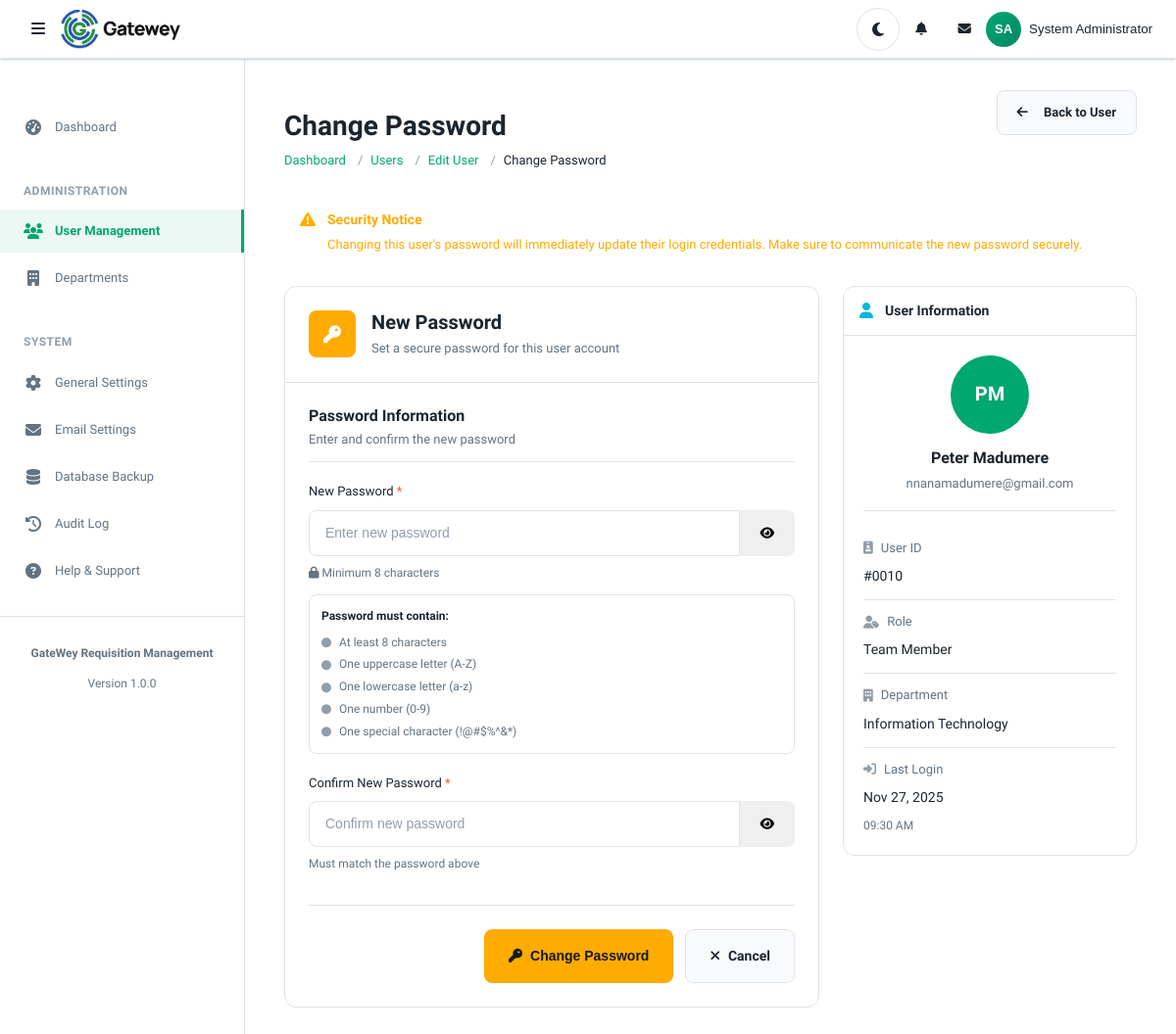
/admin/users/change-password.php?id=10 (signed in), run on an earlier commit of the app's database.
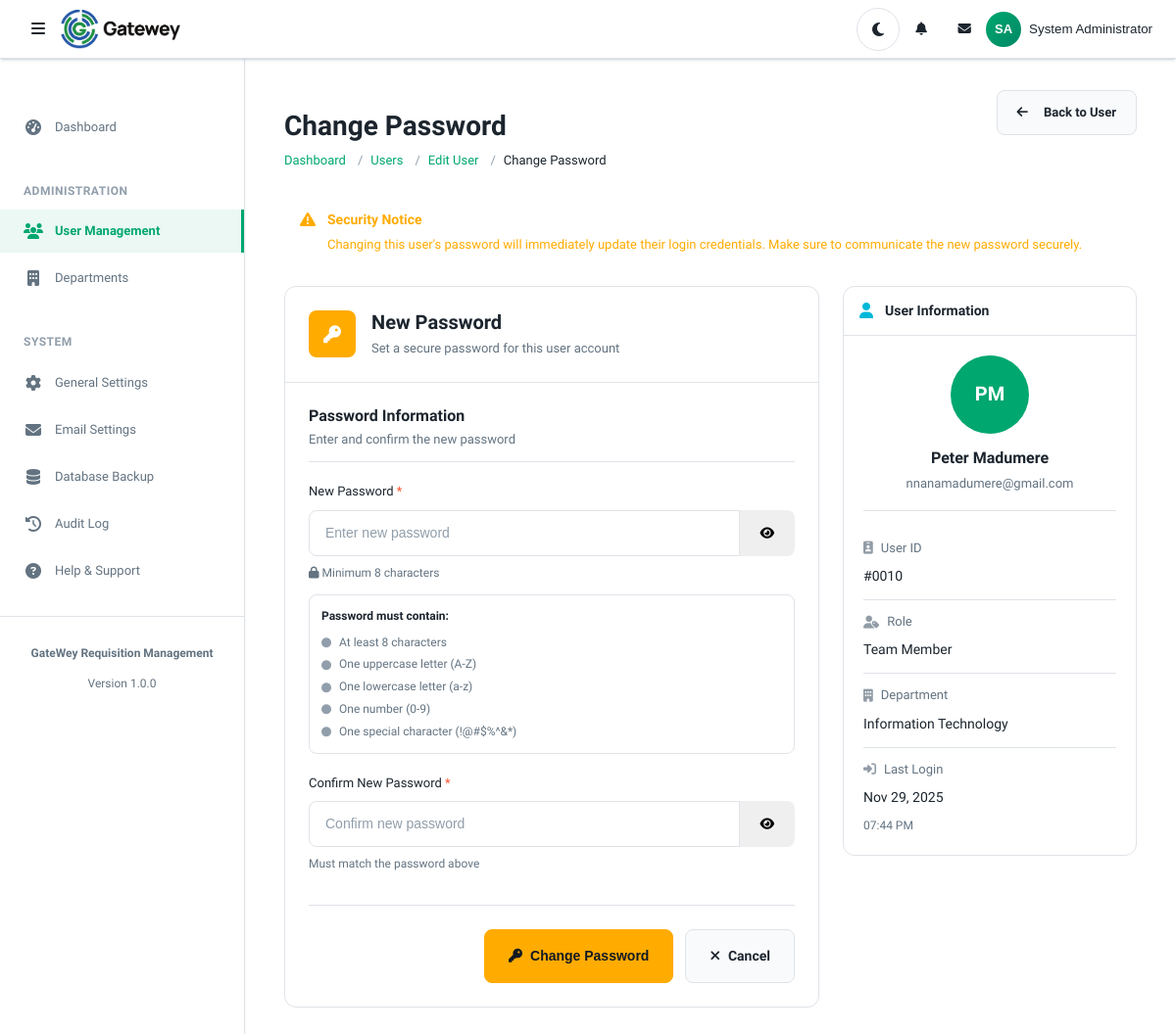
And on a later commit of the database.
### tables this page shows
CREATE TABLE `users` (
  `id` int(11) NOT NULL,
  `role_id` int(11) NOT NULL,
  `department_id` int(11) DEFAULT NULL,
  `first_name` varchar(50) NOT NULL,
  `last_name` varchar(50) NOT NULL,
  `email` varchar(100) NOT NULL,
  `password_hash` varchar(255) NOT NULL,
  `phone` varchar(20) DEFAULT NULL,
  `is_active` tinyint(1) DEFAULT 1,
  `last_login` timestamp NULL DEFAULT NULL,
  `created_at` timestamp NOT NULL DEFAULT current_timestamp(),
  `updated_at` timestamp NOT NULL DEFAULT current_timestamp() ON UPDATE current_timestamp()
);

CREATE TABLE `roles` (
  `id` int(11) NOT NULL,
  `role_name` varchar(50) NOT NULL,
  `role_code` varchar(20) NOT NULL,
  `description` text DEFAULT NULL,
  `can_raise_requisition` tinyint(1) DEFAULT 1,
  `can_approve` tinyint(1) DEFAULT 0,
  `can_view_all` tinyint(1) DEFAULT 0,
  `created_at` timestamp NOT NULL DEFAULT current_timestamp(),
  `updated_at` timestamp NOT NULL DEFAULT current_timestamp() ON UPDATE current_timestamp()
);

CREATE TABLE `departments` (
  `id` int(11) NOT NULL,
  `department_name` varchar(100) NOT NULL,
  `department_code` varchar(20) NOT NULL,
  `description` text DEFAULT NULL,
  `budget` decimal(15,2) DEFAULT 0.00,
  `is_active` tinyint(1) DEFAULT 1,
  `created_at` timestamp NOT NULL DEFAULT current_timestamp(),
  `updated_at` timestamp NOT NULL DEFAULT current_timestamp() ON UPDATE current_timestamp()
);

### config/database.php (called while the page is built, shortened)
<?php
class Database {
    private static $instance = null;
    private $connection = null;
    private function __construct() {
        try {
            $dsn = DB_DSN;
            $options = [
                PDO::ATTR_ERRMODE            => PDO::ERRMODE_EXCEPTION,
                PDO::ATTR_DEFAULT_FETCH_MODE => PDO::FETCH_ASSOC,
                PDO::ATTR_EMULATE_PREPARES   => false,
                PDO::ATTR_PERSISTENT         => DB_PERSISTENT,
                PDO::MYSQL_ATTR_INIT_COMMAND => "SET NAMES " . DB_CHARSET
            ];
            $this->connection = new PDO($dsn, DB_USER, DB_PASS, $options);
        } catch (PDOException $e) {
            error_log("Database Connection Error: " . $e->getMessage());
            if (defined('APP_ENV') && APP_ENV === 'development' && APP_DEBUG) {
                die("Database Connection Failed: " . $e->getMessage());
            } else {
                die("A database error occurred. Please contact the administrator.");
            }
        }
    }
    public static function getInstance() {
        if (self::$instance === null) {
            self::$instance = new self();
        }
        return self::$instance;
    }
    public function execute($sql, $params = []) {
        try {
            $stmt = $this->connection->prepare($sql);
            $stmt->execute($params);
            return $stmt;
        } catch (PDOException $e) {
            error_log("Query Execution Error: " . $e->getMessage() . " | SQL: " . $sql);
            throw $e;
        }
    }
    public function fetchOne($sql, $params = []) {
        $stmt = $this->execute($sql, $params);
        return $stmt->fetch();
    }
}

### classes/User.php (called while the page is built, shortened)
<?php
class User {
    private $db;
    public function __construct() {
        $this->db = Database::getInstance();
    }
    public function getById($userId) {
        $sql = "SELECT u.*, r.role_name, r.role_code, d.department_name, d.department_code
                FROM users u
                JOIN roles r ON u.role_id = r.id
                LEFT JOIN departments d ON u.department_id = d.id
                WHERE u.id = ?";
        return $this->db->fetchOne($sql, [$userId]);
    }
}

### admin/users/change-password.php (the view, shortened to what the changed rows need)
<?php
require_once __DIR__ . '/../../config/database.php';
$user = new User();
$userId = isset($_GET['id']) ? (int)$_GET['id'] : 0;
$userData = $user->getById($userId);
?>
<?php include __DIR__ . '/../../includes/header.php'; ?>
<div class="content-header">
    <div class="d-flex justify-content-between align-items-start">
        <div>
            <h1 class="content-title">Change Password</h1>
        </div>
    </div>
</div>
<div class="form-container">
    <div class="form-card">
        <div class="form-header">
            <div class="form-header-content">
                <h2 class="form-title">New Password</h2>
            </div>
        </div>
    </div>
    <div class="info-card">
        <div class="info-content">
            <div class="user-profile">
                <div class="user-avatar2">
                    <?php
                    $initials = strtoupper(substr($userData['first_name'], 0, 1) . substr($userData['last_name'], 0, 1));
                    echo $initials;
                    ?>
                </div>
                <div class="user-name">
                    <?php echo htmlspecialchars($userData['first_name'] . ' ' . $userData['last_name']); ?>
                </div>
                <div class="user-email">
                    <?php echo htmlspecialchars($userData['email']); ?>
                </div>
            </div>
            <div class="info-item">
                <span class="info-label">
                    <i class="fas fa-id-badge"></i> User ID
                </span>
                <div class="info-value">#<?php echo str_pad($userData['id'], 4, '0', STR_PAD_LEFT); ?></div>
            </div>
            <div class="info-item">
                <span class="info-label">
                    <i class="fas fa-user-tag"></i> Role
                </span>
                <div class="info-value"><?php echo htmlspecialchars($userData['role_name']); ?></div>
            </div>
            <?php if ($userData['department_name']): ?>
                <div class="info-item">
                    <span class="info-label">
                        <i class="fas fa-building"></i> Department
                    </span>
                    <div class="info-value"><?php echo htmlspecialchars($userData['department_name']); ?></div>
                </div>
            <?php endif; ?>
            <?php if ($userData['last_login']): ?>
                <div class="info-item">
                    <span class="info-label">
                        <i class="fas fa-sign-in-alt"></i> Last Login
                    </span>
                    <div class="info-value"><?php echo date('M d, Y', strtotime($userData['last_login'])); ?></div>
                    <div class="form-text"><?php echo date('h:i A', strtotime($userData['last_login'])); ?></div>
                </div>
            <?php endif; ?>
        </div>
    </div>
</div>
<?php include __DIR__ . '/../../includes/footer.php'; ?>

What changed in the data, as far as the page shows it:
changed users "PM": last_login "Nov 27, 2025" → "Nov 29, 2025"; last_login "09:30 AM" → "07:44 PM"
